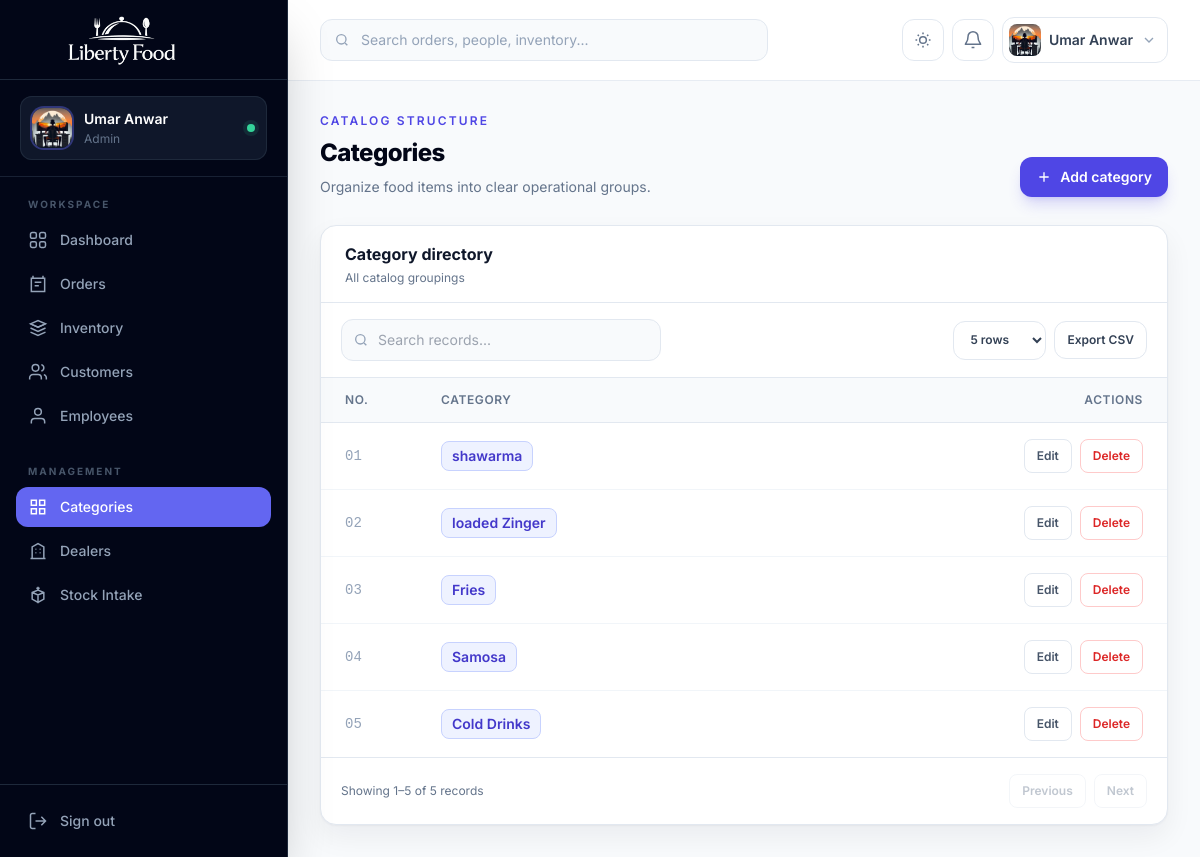
The page /categories/ (signed in) on the database its author committed.
### accounts/models.py (models this page shows, shortened)
class CustomUser(AbstractUser):
    email = models.EmailField(unique=True)
    ROLE_CHOICES = (
        ('admin', 'Admin'),
        ('employee', 'Employee'),
        ('customer', 'Customer'),
    )
    role = models.CharField(
        max_length=20,
        choices=ROLE_CHOICES,
        default='customer'
    )
    phone = models.CharField(
        max_length=15,
        blank=True,
        null=True
    )
    profile_image = models.ImageField(
        upload_to='profiles/',
        blank=True,
        null=True
    )

### core_app/models.py (models this page shows, shortened)
class Category(models.Model):
    name = models.CharField(max_length=200)
    image = models.ImageField(upload_to='categories/', null=True, blank=True)
    status = models.BooleanField(default=True)

### core_app/views.py (the view)
# urls.py: path('categories/', views.category_list, name='category_list'),
@admin_required
def category_list(request):
    return render(request, "category_list.html", {
        "categories": Category.objects.all()
    })

### accounts/decoraters.py (called while the page is built)
def is_admin(user):
    return user.is_authenticated and (user.is_superuser or user.role == "admin")

def role_required(*roles):
    def decorator(view_func):
        @login_required
        @wraps(view_func)
        def wrapper(request, *args, **kwargs):
            if is_admin(request.user) or request.user.role in roles:
                return view_func(request, *args, **kwargs)
            raise PermissionDenied("You do not have permission to access this page.")
        return wrapper
    return decorator

### templates/category_list.html (shortened to what this page needs)
{% extends "base.html" %}
{% block content %}
<section class="mb-7 flex flex-col gap-4 sm:flex-row sm:items-end sm:justify-between">
  <div><p class="text-xs font-semibold uppercase tracking-[.18em] text-indigo-600 dark:text-indigo-400">Catalog structure</p><h1 class="mt-2 text-2xl font-extrabold tracking-tight text-slate-950 dark:text-white">Categories</h1><p class="mt-2 text-sm text-slate-500">Organize food items into clear operational groups.</p></div>
  <a href="{% url 'add_category' %}" class="inline-flex items-center justify-center gap-2 rounded-xl bg-indigo-600 px-4 py-2.5 text-sm font-semibold text-white shadow-lg shadow-indigo-600/20 hover:bg-indigo-700"><svg class="h-4 w-4" viewBox="0 0 24 24" fill="none" stroke="currentColor" stroke-width="2"><path d="M12 5v14M5 12h14"/></svg> Add category</a>
</section>
<section class="overflow-hidden rounded-2xl border border-slate-200 bg-white shadow-soft dark:border-slate-800 dark:bg-slate-900">
  <div class="border-b border-slate-200 px-6 py-4 dark:border-slate-800"><h2 class="font-bold text-slate-900 dark:text-white">Category directory</h2><p class="mt-1 text-xs text-slate-500">All catalog groupings</p></div>
  <div class="overflow-x-auto"><table class="min-w-full divide-y divide-slate-200 dark:divide-slate-800">
    <thead class="bg-slate-50 dark:bg-slate-800/50"><tr><th class="w-24 px-6 py-3.5 text-left text-xs font-semibold uppercase tracking-wider text-slate-500">No.</th><th class="px-6 py-3.5 text-left text-xs font-semibold uppercase tracking-wider text-slate-500">Category</th><th class="px-6 py-3.5 text-right text-xs font-semibold uppercase tracking-wider text-slate-500">Actions</th></tr></thead>
    <tbody class="divide-y divide-slate-100 dark:divide-slate-800">{% for category in categories %}<tr class="hover:bg-slate-50 dark:hover:bg-slate-800/40"><td class="px-6 py-4 font-mono text-sm text-slate-400">{{ forloop.counter|stringformat:"02d" }}</td><td class="px-6 py-4"><span class="inline-flex rounded-lg border border-indigo-200 bg-indigo-50 px-2.5 py-1 text-sm font-semibold text-indigo-700 dark:border-indigo-900 dark:bg-indigo-950/50 dark:text-indigo-300">{{ category.name }}</span></td><td class="px-6 py-4"><div class="flex justify-end gap-2"><a href="{% url 'category_edit' category.id %}" class="rounded-lg border border-slate-200 px-3 py-2 text-xs font-semibold text-slate-600 hover:border-indigo-300 hover:text-indigo-600 dark:border-slate-700 dark:text-slate-300">Edit</a><a href="{% url 'category_delete' category.id %}" onclick="return confirm('Are you sure to delete this?')" class="rounded-lg border border-red-200 px-3 py-2 text-xs font-semibold text-red-600 hover:bg-red-50 dark:border-red-900 dark:text-red-400 dark:hover:bg-red-950/40">Delete</a></div></td></tr>{% empty %}<tr><td colspan="3" class="px-6 py-16 text-center text-sm text-slate-500">No categories available.</td></tr>{% endfor %}</tbody>
  </table></div>
</section>
{% endblock %}

### templates/base.html (shortened to what this page needs)
{% load static %}
<!DOCTYPE html>
<html lang="en" class="h-full scroll-smooth">
<head>
  <script src="https://cdn.tailwindcss.com"></script>
</head>
<body class="h-full bg-slate-50 font-sans text-slate-700 antialiased dark:bg-slate-950 dark:text-slate-300">
  <aside id="sidebar" class="fixed inset-y-0 left-0 z-50 flex w-72 -translate-x-full flex-col border-r border-slate-800 bg-slate-950 text-slate-300 shadow-2xl transition-transform duration-300 lg:translate-x-0">
    <div class="flex h-20 items-center gap-3 border-b border-slate-800 px-5">
      <a href="{% url 'home' %}" class="block h-16 w-52" aria-label="Liberty Food home">
        <img src="{% static 'liberty-food-logo-cropped.png' %}" alt="Liberty Food" class="h-full w-full object-contain">
      </a>
    </div>
    <div class="border-b border-slate-800/80 px-5 py-4">
      <div class="flex items-center gap-3 rounded-xl bg-slate-900 px-3 py-3 ring-1 ring-inset ring-slate-800">
        {% if request.user.profile_image %}
          <img src="{{ request.user.profile_image.url }}" alt="{{ request.user.username }}" class="h-10 w-10 rounded-xl object-cover ring-2 ring-indigo-500/40">
        {% else %}
          <div class="flex h-10 w-10 items-center justify-center rounded-xl bg-indigo-500/15 text-sm font-bold uppercase text-indigo-300 ring-1 ring-inset ring-indigo-500/30">
            {{ request.user.username|slice:":1" }}
          </div>
        {% endif %}
        <div class="min-w-0">
          <p class="truncate text-sm font-semibold text-white">{{ request.user.get_full_name|default:request.user.username }}</p>
          <p class="mt-0.5 truncate text-xs capitalize text-slate-500">{{ request.user.role|default:"Team member" }}</p>
        </div>
        <span class="ml-auto h-2 w-2 rounded-full bg-emerald-400 ring-4 ring-emerald-400/10" title="Online"></span>
      </div>
    </div>
    <nav class="flex-1 overflow-y-auto px-4 py-5" aria-label="Primary navigation">
      <p class="mb-2 px-3 text-[10px] font-bold uppercase tracking-[.2em] text-slate-600">Workspace</p>
      <div class="space-y-1">
        <a href="{% url 'home' %}" class="nav-link flex items-center gap-3 rounded-xl px-3 py-2.5 text-sm font-medium transition {% if request.resolver_match.url_name == 'home' %}bg-indigo-500 text-white shadow-lg shadow-indigo-950/30{% else %}text-slate-400 hover:bg-slate-900 hover:text-white{% endif %}">
          <svg class="h-5 w-5" viewBox="0 0 24 24" fill="none" stroke="currentColor" stroke-width="1.8"><rect x="3" y="3" width="7" height="7" rx="2"/><rect x="14" y="3" width="7" height="7" rx="2"/><rect x="3" y="14" width="7" height="7" rx="2"/><rect x="14" y="14" width="7" height="7" rx="2"/></svg>
          Dashboard
        </a>
        {% if request.user.role == 'admin' or request.user.is_superuser %}<a href="{% url 'order_list' %}" class="nav-link flex items-center gap-3 rounded-xl px-3 py-2.5 text-sm font-medium transition {% if 'order' in request.resolver_match.url_name %}bg-indigo-500 text-white shadow-lg shadow-indigo-950/30{% else %}text-slate-400 hover:bg-slate-900 hover:text-white{% endif %}">
          <svg class="h-5 w-5" viewBox="0 0 24 24" fill="none" stroke="currentColor" stroke-width="1.8"><path d="M6 2v4M18 2v4M4 5h16v16H4z"/><path d="M8 10h8M8 14h5"/></svg>
          Orders
        </a>
        <a href="{% url 'fooditem_list' %}" class="nav-link flex items-center gap-3 rounded-xl px-3 py-2.5 text-sm font-medium transition {% if 'fooditem' in request.resolver_match.url_name or request.resolver_match.url_name == 'food_quantity' %}bg-indigo-500 text-white shadow-lg shadow-indigo-950/30{% else %}text-slate-400 hover:bg-slate-900 hover:text-white{% endif %}">
          <svg class="h-5 w-5" viewBox="0 0 24 24" fill="none" stroke="currentColor" stroke-width="1.8"><path d="m3 7 9-4 9 4-9 4-9-4Z"/><path d="m3 7 9 4 9-4M3 12l9 4 9-4M3 17l9 4 9-4"/></svg>
          Inventory
        </a>
        <a href="{% url 'customer_list' %}" class="nav-link flex items-center gap-3 rounded-xl px-3 py-2.5 text-sm font-medium transition {% if 'customer' in request.resolver_match.url_name %}bg-indigo-500 text-white shadow-lg shadow-indigo-950/30{% else %}text-slate-400 hover:bg-slate-900 hover:text-white{% endif %}">
          <svg class="h-5 w-5" viewBox="0 0 24 24" fill="none" stroke="currentColor" stroke-width="1.8"><path d="M16 21v-2a4 4 0 0 0-4-4H6a4 4 0 0 0-4 4v2"/><circle cx="9" cy="7" r="4"/><path d="M22 21v-2a4 4 0 0 0-3-3.87M16 3.13a4 4 0 0 1 0 7.75"/></svg>
          Customers
        </a>
        <a href="{% url 'employee_list' %}" class="nav-link flex items-center gap-3 rounded-xl px-3 py-2.5 text-sm font-medium transition {% if 'employee' in request.resolver_match.url_name or 'salary' in request.resolver_match.url_name %}bg-indigo-500 text-white shadow-lg shadow-indigo-950/30{% else %}text-slate-400 hover:bg-slate-900 hover:text-white{% endif %}">
          <svg class="h-5 w-5" viewBox="0 0 24 24" fill="none" stroke="currentColor" stroke-width="1.8"><path d="M20 21v-2a4 4 0 0 0-4-4H8a4 4 0 0 0-4 4v2"/><circle cx="12" cy="7" r="4"/></svg>
          Employees
        </a>{% endif %}
      </div>
      {% if request.user.role == 'admin' or request.user.is_superuser %}<p class="mb-2 mt-7 px-3 text-[10px] font-bold uppercase tracking-[.2em] text-slate-600">Management</p>
      <div class="space-y-1">
        <a href="{% url 'category_list' %}" class="nav-link flex items-center gap-3 rounded-xl px-3 py-2.5 text-sm font-medium transition {% if 'category' in request.resolver_match.url_name %}bg-indigo-500 text-white{% else %}text-slate-400 hover:bg-slate-900 hover:text-white{% endif %}">
          <svg class="h-5 w-5" viewBox="0 0 24 24" fill="none" stroke="currentColor" stroke-width="1.8"><path d="M4 4h6v6H4zM14 4h6v6h-6zM4 14h6v6H4zM14 14h6v6h-6z"/></svg>
          Categories
        </a>
        <a href="{% url 'dealer_list' %}" class="nav-link flex items-center gap-3 rounded-xl px-3 py-2.5 text-sm font-medium transition {% if 'dealer' in request.resolver_match.url_name %}bg-indigo-500 text-white{% else %}text-slate-400 hover:bg-slate-900 hover:text-white{% endif %}">
          <svg class="h-5 w-5" viewBox="0 0 24 24" fill="none" stroke="currentColor" stroke-width="1.8"><path d="M3 21h18M5 21V7l7-4 7 4v14M9 10h1M14 10h1M9 14h1M14 14h1"/></svg>
          Dealers
        </a>
        <a href="{% url 'food_quantity' %}" class="nav-link flex items-center gap-3 rounded-xl px-3 py-2.5 text-sm font-medium transition {% if request.resolver_match.url_name == 'food_quantity' %}bg-indigo-500 text-white{% else %}text-slate-400 hover:bg-slate-900 hover:text-white{% endif %}">
          <svg class="h-5 w-5" viewBox="0 0 24 24" fill="none" stroke="currentColor" stroke-width="1.8"><path d="M12 22V12M5 9l7 3 7-3M5 9l7-3 7 3v8l-7 4-7-4V9Z"/><path d="M12 2v4M10 4h4"/></svg>
          Stock Intake
        </a>
      </div>{% endif %}
    </nav>
    <div class="border-t border-slate-800 p-4">
      <a href="{% url 'logout' %}" class="flex items-center gap-3 rounded-xl px-3 py-2.5 text-sm font-medium text-slate-400 transition hover:bg-red-500/10 hover:text-red-400">
        <svg class="h-5 w-5" viewBox="0 0 24 24" fill="none" stroke="currentColor" stroke-width="1.8"><path d="M9 21H5a2 2 0 0 1-2-2V5a2 2 0 0 1 2-2h4M16 17l5-5-5-5M21 12H9"/></svg>
        Sign out
      </a>
    </div>
  </aside>
  <div id="app-main" class="min-h-full transition-all duration-300 lg:ml-72">
    <header id="topbar" class="sticky top-0 z-30 border-b border-slate-200/80 bg-white/90 backdrop-blur-xl dark:border-slate-800 dark:bg-slate-950/85">
      <div class="flex h-20 items-center gap-3 px-4 sm:px-6 lg:px-8">
        {% if request.user.role == 'admin' or request.user.is_superuser %}<form method="GET" action="{% url 'global_search' %}" class="relative hidden w-full max-w-md md:block">
          <input type="search" name="q" placeholder="Search orders, people, inventory..." class="w-full rounded-xl border border-slate-200 bg-slate-50 py-2.5 pl-10 pr-4 text-sm text-slate-900 outline-none transition placeholder:text-slate-400 focus:border-indigo-500 focus:ring-4 focus:ring-indigo-500/10 dark:border-slate-800 dark:bg-slate-900 dark:text-white">
        </form>{% endif %}
        <div class="ml-auto flex items-center gap-2">
          <button id="theme-toggle" type="button" class="rounded-xl border border-slate-200 p-2.5 text-slate-500 transition hover:border-indigo-200 hover:bg-indigo-50 hover:text-indigo-600 dark:border-slate-800 dark:text-slate-400 dark:hover:border-indigo-900 dark:hover:bg-indigo-950/50 dark:hover:text-indigo-400" aria-label="Toggle color theme">
            <svg class="h-5 w-5 dark:hidden" viewBox="0 0 24 24" fill="none" stroke="currentColor" stroke-width="1.8"><path d="M12 3v2M12 19v2M3 12h2M19 12h2M5.64 5.64l1.42 1.42M16.94 16.94l1.42 1.42M18.36 5.64l-1.42 1.42M7.06 16.94l-1.42 1.42"/><circle cx="12" cy="12" r="4"/></svg>
          </button>
          <div class="relative">
            <button id="notification-trigger" type="button" class="relative rounded-xl border border-slate-200 p-2.5 text-slate-500 transition hover:bg-slate-50 dark:border-slate-800 dark:text-slate-400 dark:hover:bg-slate-900" aria-label="Notifications" aria-expanded="false">
              <svg class="h-5 w-5" viewBox="0 0 24 24" fill="none" stroke="currentColor" stroke-width="1.8"><path d="M18 8a6 6 0 0 0-12 0c0 7-3 7-3 9h18c0-2-3-2-3-9M13.7 21h-3.4"/></svg>
            </button>
          </div>
          <div class="relative">
            <button id="profile-trigger" type="button" class="flex items-center gap-2 rounded-xl border border-slate-200 bg-white p-1.5 pr-2.5 transition hover:bg-slate-50 dark:border-slate-800 dark:bg-slate-900 dark:hover:bg-slate-800" aria-expanded="false">
              {% if request.user.profile_image %}
                <img src="{{ request.user.profile_image.url }}" alt="" class="h-8 w-8 rounded-lg object-cover">
              {% else %}
                <span class="flex h-8 w-8 items-center justify-center rounded-lg bg-indigo-100 text-xs font-bold uppercase text-indigo-700 dark:bg-indigo-500/15 dark:text-indigo-300">{{ request.user.username|slice:":1" }}</span>
              {% endif %}
              <span class="hidden max-w-32 truncate text-sm font-semibold text-slate-700 dark:text-slate-200 sm:block">{{ request.user.get_full_name|default:request.user.username }}</span>
              <svg class="hidden h-4 w-4 text-slate-400 sm:block" viewBox="0 0 24 24" fill="none" stroke="currentColor" stroke-width="2"><path d="m6 9 6 6 6-6"/></svg>
            </button>
          </div>
        </div>
      </div>
    </header>
    <main class="px-4 py-6 sm:px-6 lg:px-8 lg:py-8">
      <div class="mx-auto max-w-[1600px]">
        {% block content %}{% endblock %}
      </div>
    </main>
  </div>
</body>
</html>

### templates/base.html (style rules this page uses)
* { scrollbar-width: thin; scrollbar-color: #94a3b8 transparent; }
.nav-link svg, .action-icon svg { pointer-events: none; }

### rows shown on the page
CustomUser: user.profile_image (picture), user.get_full_name "Umar Anwar", user.role "Admin"
Category: name "shawarma"
Category: name "loaded Zinger"
Category: name "Fries"
Category: name "Samosa"
Category: name "Cold Drinks"
